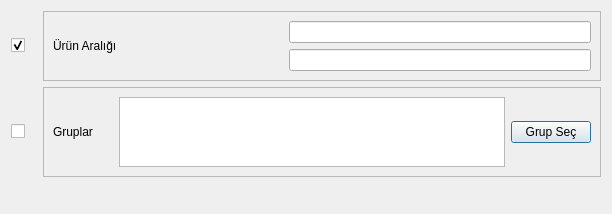
<?xml version="1.0" encoding="UTF-8"?>
<ui version="4.0">
 <class>STOK_URUN_LISTESI_BATCH</class>
 <widget class="QDialog" name="STOK_URUN_LISTESI_BATCH">
  <property name="geometry">
   <rect>
    <x>0</x>
    <y>0</y>
    <width>612</width>
    <height>208</height>
   </rect>
  </property>
  <property name="sizePolicy">
   <sizepolicy hsizetype="Expanding" vsizetype="Expanding">
    <horstretch>0</horstretch>
    <verstretch>0</verstretch>
   </sizepolicy>
  </property>
  <property name="windowTitle">
   <string>Dialog</string>
  </property>
  <layout class="QGridLayout" name="gridLayout_3" rowstretch="1,1,1">
   <item row="0" column="0">
    <widget class="QCheckBox" name="checkBox_urun_araligi">
     <property name="sizePolicy">
      <sizepolicy hsizetype="Fixed" vsizetype="Fixed">
       <horstretch>0</horstretch>
       <verstretch>0</verstretch>
      </sizepolicy>
     </property>
     <property name="minimumSize">
      <size>
       <width>26</width>
       <height>0</height>
      </size>
     </property>
     <property name="text">
      <string/>
     </property>
     <property name="checked">
      <bool>true</bool>
     </property>
    </widget>
   </item>
   <item row="0" column="1" colspan="2">
    <widget class="QFrame" name="frame_urun_araligi">
     <property name="sizePolicy">
      <sizepolicy hsizetype="Expanding" vsizetype="Fixed">
       <horstretch>0</horstretch>
       <verstretch>0</verstretch>
      </sizepolicy>
     </property>
     <property name="frameShape">
      <enum>QFrame::StyledPanel</enum>
     </property>
     <property name="frameShadow">
      <enum>QFrame::Raised</enum>
     </property>
     <layout class="QGridLayout" name="gridLayout" columnstretch="1,2,4">
      <item row="0" column="0" rowspan="2">
       <widget class="QLabel" name="label">
        <property name="sizePolicy">
         <sizepolicy hsizetype="Fixed" vsizetype="Fixed">
          <horstretch>0</horstretch>
          <verstretch>0</verstretch>
         </sizepolicy>
        </property>
        <property name="minimumSize">
         <size>
          <width>73</width>
          <height>0</height>
         </size>
        </property>
        <property name="text">
         <string>Ürün Aralığı</string>
        </property>
       </widget>
      </item>
      <item row="0" column="1">
       <widget class="QSearchEdit" name="searchEdit_bas_urun_kodu">
        <property name="whatsThis">
         <string>Arama widget. </string>
        </property>
        <property name="QSearchEdit" stdset="0">
         <rect>
          <x>0</x>
          <y>0</y>
          <width>100</width>
          <height>100</height>
         </rect>
        </property>
       </widget>
      </item>
      <item row="0" column="2">
       <widget class="QLineEdit" name="lineEdit_bas_urun_adi">
        <property name="readOnly">
         <bool>true</bool>
        </property>
       </widget>
      </item>
      <item row="1" column="1">
       <widget class="QSearchEdit" name="searchEdit_bts_urun_kodu">
        <property name="whatsThis">
         <string>Arama widget. </string>
        </property>
        <property name="QSearchEdit" stdset="0">
         <rect>
          <x>0</x>
          <y>0</y>
          <width>100</width>
          <height>100</height>
         </rect>
        </property>
       </widget>
      </item>
      <item row="1" column="2">
       <widget class="QLineEdit" name="lineEdit_bts_urun_adi">
        <property name="readOnly">
         <bool>true</bool>
        </property>
       </widget>
      </item>
     </layout>
    </widget>
   </item>
   <item row="1" column="0">
    <widget class="QCheckBox" name="checkBox_grup_kodu">
     <property name="sizePolicy">
      <sizepolicy hsizetype="Fixed" vsizetype="Fixed">
       <horstretch>0</horstretch>
       <verstretch>0</verstretch>
      </sizepolicy>
     </property>
     <property name="text">
      <string/>
     </property>
    </widget>
   </item>
   <item row="1" column="1" colspan="2">
    <widget class="QFrame" name="frame_grup_kodu">
     <property name="sizePolicy">
      <sizepolicy hsizetype="Expanding" vsizetype="Fixed">
       <horstretch>0</horstretch>
       <verstretch>0</verstretch>
      </sizepolicy>
     </property>
     <property name="frameShape">
      <enum>QFrame::StyledPanel</enum>
     </property>
     <property name="frameShadow">
      <enum>QFrame::Raised</enum>
     </property>
     <layout class="QGridLayout" name="gridLayout_2" columnstretch="1,60,5">
      <item row="0" column="0">
       <widget class="QLabel" name="label_2">
        <property name="sizePolicy">
         <sizepolicy hsizetype="Fixed" vsizetype="Fixed">
          <horstretch>0</horstretch>
          <verstretch>0</verstretch>
         </sizepolicy>
        </property>
        <property name="text">
         <string>Gruplar      </string>
        </property>
       </widget>
      </item>
      <item row="0" column="1">
       <widget class="QTextEdit" name="textEdit_gruplar">
        <property name="maximumSize">
         <size>
          <width>16777215</width>
          <height>70</height>
         </size>
        </property>
        <property name="focusPolicy">
         <enum>Qt::NoFocus</enum>
        </property>
        <property name="readOnly">
         <bool>true</bool>
        </property>
       </widget>
      </item>
      <item row="0" column="2">
       <widget class="QPushButton" name="pushButton_grup_sec">
        <property name="text">
         <string>Grup Seç</string>
        </property>
        <property name="icon">
         <iconset resource="../k9_icons.qrc">
          <normaloff>:/k9_icons/K9_ICONS/k9_grup.png</normaloff>:/k9_icons/K9_ICONS/k9_grup.png</iconset>
        </property>
       </widget>
      </item>
     </layout>
    </widget>
   </item>
   <item row="2" column="1">
    <spacer name="horizontalSpacer">
     <property name="orientation">
      <enum>Qt::Horizontal</enum>
     </property>
     <property name="sizeHint" stdset="0">
      <size>
       <width>529</width>
       <height>20</height>
      </size>
     </property>
    </spacer>
   </item>
   <item row="2" column="2">
    <widget class="QWidget" name="widget_batch_buttons" native="true">
     <property name="sizePolicy">
      <sizepolicy hsizetype="Preferred" vsizetype="Fixed">
       <horstretch>0</horstretch>
       <verstretch>0</verstretch>
      </sizepolicy>
     </property>
     <property name="maximumSize">
      <size>
       <width>16777215</width>
       <height>16777215</height>
      </size>
     </property>
    </widget>
   </item>
  </layout>
 </widget>
 <customwidgets>
  <customwidget>
   <class>QSearchEdit</class>
   <extends>QWidget</extends>
   <header>QSearchEdit.h</header>
  </customwidget>
 </customwidgets>
 <tabstops>
  <tabstop>checkBox_urun_araligi</tabstop>
  <tabstop>lineEdit_bas_urun_adi</tabstop>
  <tabstop>lineEdit_bts_urun_adi</tabstop>
  <tabstop>checkBox_grup_kodu</tabstop>
  <tabstop>textEdit_gruplar</tabstop>
  <tabstop>pushButton_grup_sec</tabstop>
 </tabstops>
 <resources>
  <include location="../k9_icons.qrc"/>
 </resources>
 <connections/>
</ui>
